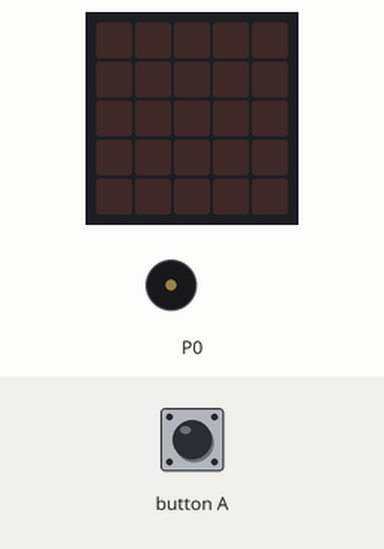
Recording of a program running on a simulated BBC micro:bit (MakeCode). On the bench: the board's 5×5 LED display, buzzer (waves = sounding). The inputs (shaded band) are chosen by the test bench.

Above: at 1.2 s.
1.3 s: button A pressed for 0.15 s
At 2.0 s:
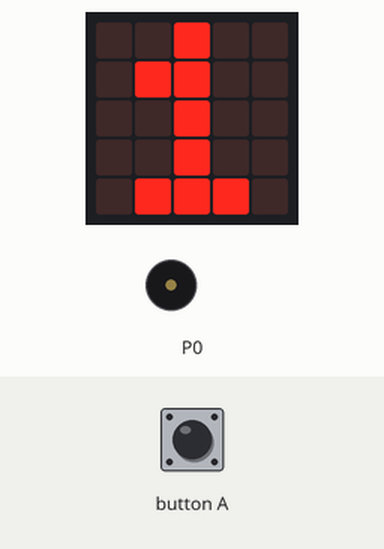
2.9 s: button A pressed for 0.15 s
At 4.2 s:
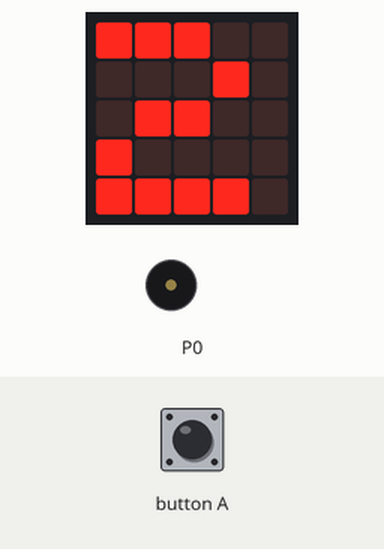
4.5 s: button A pressed for 0.15 s
At 5.6 s:
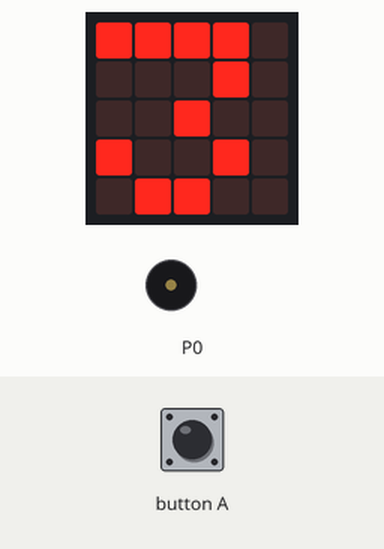
6.1 s: button A pressed 2 times (0.12 s each, 0.3 s apart)
At 8.0 s:
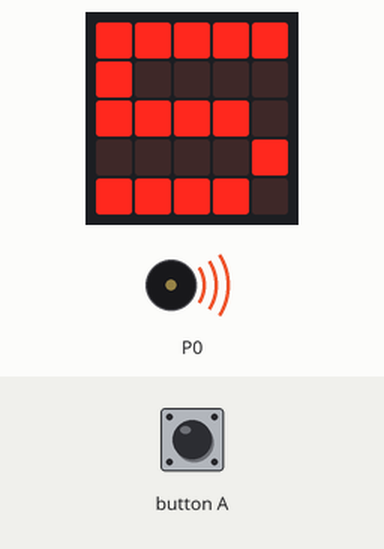
Timing chart, 0 to 13.3 s (numbered marks = the images above; inputs shaded):
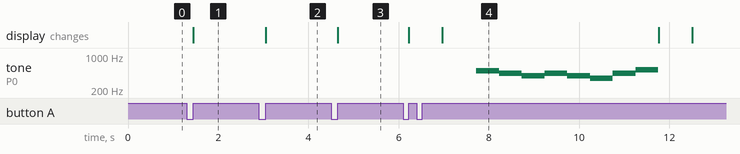

Measured:
- after the input at 1.3 s, the display: changes after 0.15 s (image 1)
- after the input at 2.9 s, the display: changes after 0.15 s (image 2)
- after the input at 4.5 s, the display: changes after 0.15 s (image 3)
- after the input at 6.1 s, tone on P0: plays 494 Hz for 0.51 s, 440 Hz for 0.51 s, 392 Hz for 0.51 s, 440 Hz for 0.51 s, 392 Hz for 0.51 s, 349 Hz for 0.51 s … (8 notes in this stretch), starting after 1.6 s; the display: first changes after 0.12 s (image 4 shows a later state)

The program:

main.ts
```typescript
input.onButtonPressed(Button.A, function () {
    contador += 1
    basic.showNumber(contador)
    if (contador == 5) {
        music.playMelody("B A G A G F A C5 ", 120)
        contador += -1
        basic.showNumber(contador)
        basic.clearScreen()
        contador += -1
        basic.showNumber(contador)
        basic.clearScreen()
        contador += -1
        basic.showNumber(contador)
        basic.clearScreen()
        contador += -1
        basic.showNumber(contador)
        basic.clearScreen()
        contador += -1
        basic.showNumber(contador)
        basic.clearScreen()
    }
})
let contador = 0
contador = 0
```

test.ts
```typescript
// testes vão aqui; isto não será compilado quando este pacote for usado como uma extensão.
```
